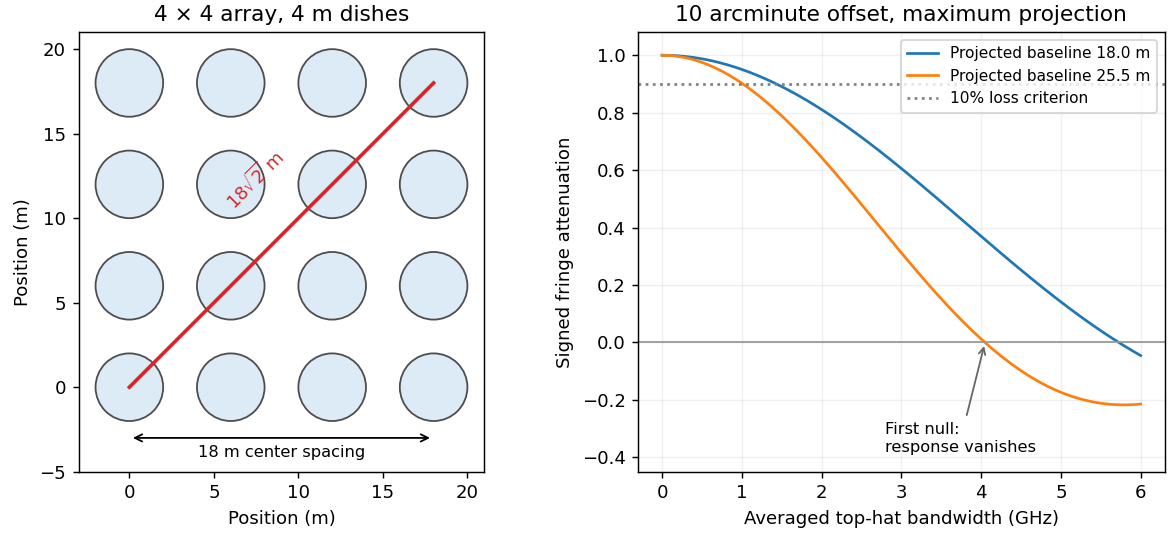

Write Python code to recreate this figure.
"""Original array geometry and sinc attenuation for an off-axis point source."""
from pathlib import Path

import matplotlib.pyplot as plt
from matplotlib.patches import Circle
import numpy as np


def main():
    c = 299792458.
    angle = 10*np.pi/(180*60)
    fig, axes = plt.subplots(1, 2, figsize=(9, 4.1), layout="constrained")
    for x in [0, 6, 12, 18]:
        for y in [0, 6, 12, 18]:
            axes[0].add_patch(Circle((x, y), 2, facecolor="#dcebf5", edgecolor="0.3"))
    axes[0].plot([0, 18], [0, 18], color="tab:red", lw=2)
    axes[0].text(5.4, 10.5, r"$18\sqrt{2}$ m", rotation=45, color="tab:red", fontsize=10)
    axes[0].annotate("", (0, -3), (18, -3), arrowprops={"arrowstyle": "<->"})
    axes[0].text(9, -3.4, "18 m center spacing", ha="center", va="top", fontsize=9)
    axes[0].set(xlim=(-3, 21), ylim=(-5, 21), aspect="equal", xlabel="Position (m)",
                ylabel="Position (m)", title="4 × 4 array, 4 m dishes")
    bandwidth = np.linspace(0, 6, 601)
    for baseline in [18, 18*np.sqrt(2)]:
        attenuation = np.sinc(bandwidth*1e9*baseline*angle/c)
        axes[1].plot(bandwidth, attenuation, label=fr"Projected baseline {baseline:.1f} m")
    axes[1].axhline(.9, color="0.5", ls=":", label="10% loss criterion")
    axes[1].axhline(0, color="0.6", lw=1)
    axes[1].annotate("First null:\nresponse vanishes", (4.0486, 0), (2.8, -.38),
                     arrowprops={"arrowstyle": "->", "color": "0.4"}, fontsize=9)
    axes[1].set(xlabel="Averaged top-hat bandwidth (GHz)", ylabel="Signed fringe attenuation",
                title="10 arcminute offset, maximum projection", ylim=(-.45, 1.08))
    axes[1].legend(fontsize=8.5, loc="upper right")
    axes[1].grid(alpha=.18)
    fig.savefig(Path(__file__).with_suffix(".png").name, dpi=130, facecolor="white")
    plt.close(fig)


if __name__ == "__main__":
    main()
